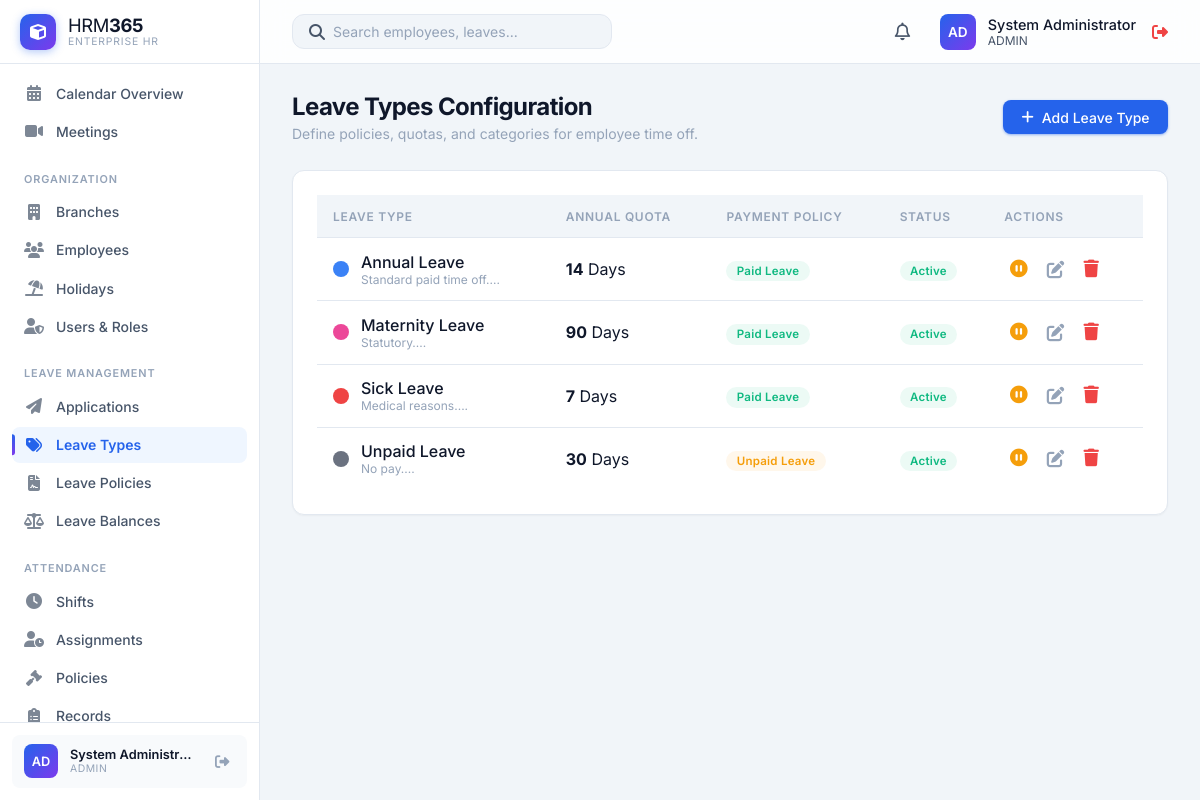
Page /HRM365/modules/leave_types/index.php (signed in) on the earlier database version.
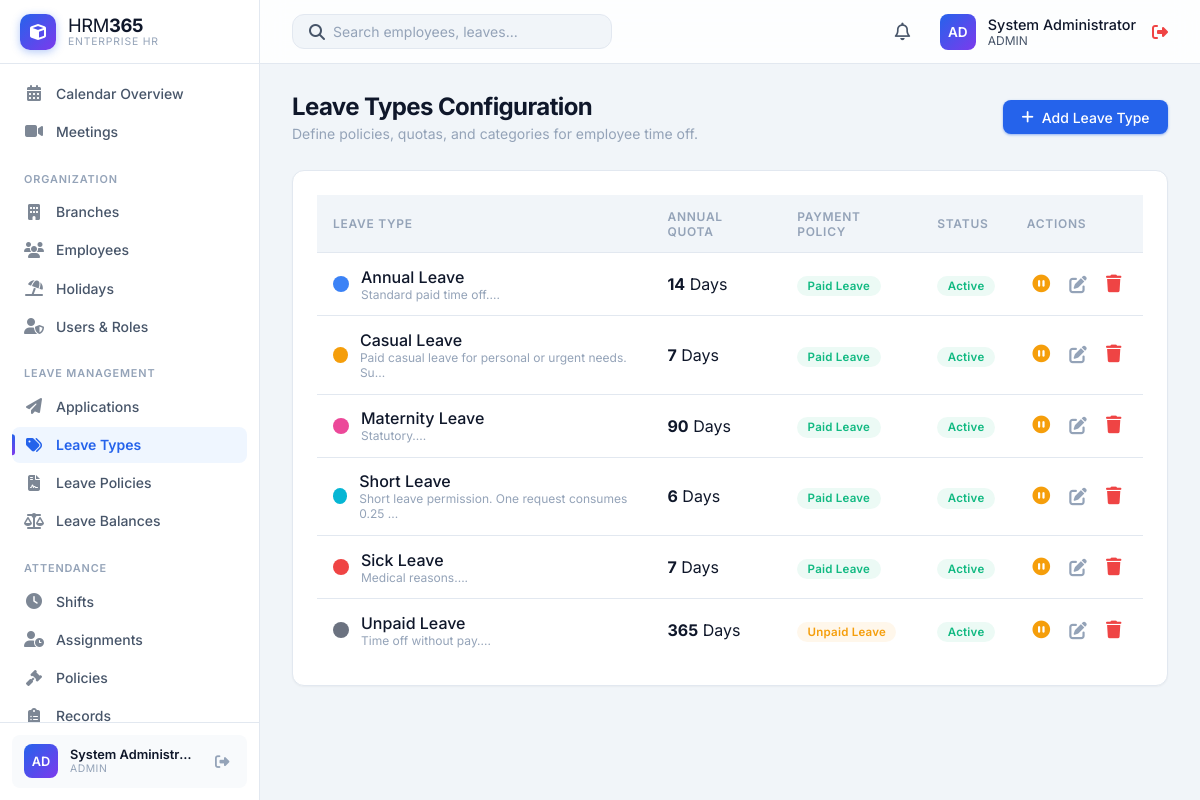
Same page on the later database version.
### tables this page shows
CREATE TABLE `leave_types` (
  `id` int(11) NOT NULL,
  `name` varchar(100) NOT NULL,
  `description` text DEFAULT NULL,
  `max_days_per_year` int(11) DEFAULT 0,
  `is_paid` tinyint(1) DEFAULT 1,
  `color` varchar(20) DEFAULT '#3b82f6',
  `status` enum('Active','Inactive') DEFAULT 'Active',
  `created_at` timestamp NOT NULL DEFAULT current_timestamp()
);

### HRM365/includes/auth.php (called while the page is built, shortened)
<?php
require_once __DIR__ . '/db.php';
$currentUser = [
    'id' => $_SESSION['user_id'],
    'username' => $_SESSION['username'],
    'role' => $_SESSION['role'] ?? 'employee',
    'employee_id' => $_SESSION['employee_id'] ?? null,
    'department' => null
];
$userStmt = $pdo->prepare("SELECT username, role, full_name, employee_id, department FROM users WHERE id = ? AND status = 'Active'");
$userStmt->execute([$currentUser['id']]);
$freshUser = $userStmt->fetch();
$currentUser['username'] = $freshUser['username'];
$currentUser['role'] = $freshUser['role'];
$currentUser['employee_id'] = $freshUser['employee_id'];
$currentUser['department'] = $freshUser['department'];
if ($currentUser['employee_id']) {
    $authStmt = $pdo->prepare("SELECT department FROM employees WHERE id = ?");
    $authStmt->execute([$currentUser['employee_id']]);
    $authEmp = $authStmt->fetch();
    if ($authEmp) {
        $currentUser['department'] = $authEmp['department'];
    }
}
?>

### HRM365/modules/leave_types/index.php (the view, shortened to what the changed rows need)
<?php
require_once '../../includes/db.php';
require_once '../../includes/auth.php';
$stmt = $pdo->query("SELECT * FROM leave_types ORDER BY name ASC");
$leaveTypes = $stmt->fetchAll();
include '../../includes/header.php';
?>
<div class="page-header">
    <div>
        <h1 class="page-title">Leave Types Configuration</h1>
    </div>
</div>
<div class="card">
    <div class="table-container">
        <table class="table">
            <thead>
                <tr>
                    <th>Leave Type</th>
                    <th>Annual Quota</th>
                    <th>Payment Policy</th>
                    <th>Status</th>
                    <th>Actions</th>
                </tr>
            </thead>
            <tbody>
                <?php foreach ($leaveTypes as $lt): ?>
                <tr>
                    <td>
                        <div style="display: flex; align-items: center; gap: 0.75rem;">
                            <div style="width: 16px; height: 16px; border-radius: 50%; background-color: <?php echo htmlspecialchars($lt['color']); ?>;"></div>
                            <div>
                                <div style="font-weight: 500; color: var(--text-primary);"><?php echo htmlspecialchars($lt['name']); ?></div>
                                <div style="font-size: 0.75rem; color: var(--text-muted);"><?php echo htmlspecialchars(substr($lt['description'], 0, 50)); ?>...</div>
                            </div>
                        </div>
                    </td>
                    <td><strong><?php echo intval($lt['max_days_per_year']); ?></strong> Days</td>
                    <td>
                        <?php if ($lt['is_paid']): ?>
                            <span class="status-badge status-active">Paid Leave</span>
                        <?php else: ?>
                            <span class="status-badge status-leave">Unpaid Leave</span>
                        <?php endif; ?>
                    </td>
                    <td>
                        <?php if ($lt['status'] === 'Active'): ?>
                            <span class="status-badge status-active">Active</span>
                        <?php else: ?>
                            <span class="status-badge" style="background: var(--bg-hover); color: var(--text-muted);">Inactive</span>
                        <?php endif; ?>
                    </td>
                    <td>
                        <?php if (in_array($currentUser['role'], ['admin', 'HR'])): ?>
                            <div style="display: flex; gap: 0.5rem;">
                                <form action="toggle_status.php" method="POST" style="margin: 0;">
                                    <?php if ($lt['status'] === 'Active'): ?>
                                        <button type="submit" class="action-btn" style="color: var(--accent-warning);" title="Deactivate"><i class="fas fa-pause-circle"></i></button>
                                    <?php else: ?>
                                        <input type="hidden" name="status" value="Active">
                                        <button type="submit" class="action-btn" style="color: var(--accent-success);" title="Activate"><i class="fas fa-play-circle"></i></button>
                                    <?php endif; ?>
                                </form>
                                <a href="edit.php?id=<?php echo $lt['id']; ?>" class="action-btn" title="Edit Policy" style="color: var(--text-muted);"><i class="fas fa-edit"></i></a>
                                <form action="delete.php" method="POST" style="margin: 0;" onsubmit="return confirm('Are you sure you want to delete this Leave Type?');">
                                    <button type="submit" class="action-btn" style="color: var(--accent-danger);" title="Delete Policy"><i class="fas fa-trash"></i></button>
                                </form>
                            </div>
                        <?php else: ?>
                            <span style="color: var(--text-muted); font-size: 0.8rem;">View only</span>
                        <?php endif; ?>
                    </td>
                </tr>
                <?php endforeach; ?>
            </tbody>
        </table>
    </div>
</div>
<?php include '../../includes/footer.php'; ?>

Differences in the rows shown:
added leave_types: name "Casual Leave", description "Paid casual leave for personal or urgent needs. Su", max_days_per_year "7", is_paid "Paid Leave", status "Active"
added leave_types: name "Short Leave", description "Short leave permission. One request consumes 0.25", max_days_per_year "6", is_paid "Paid Leave", status "Active"
changed leave_types "Unpaid Leave": description "No pay." → "Time off without pay."; max_days_per_year "30" → "365"
